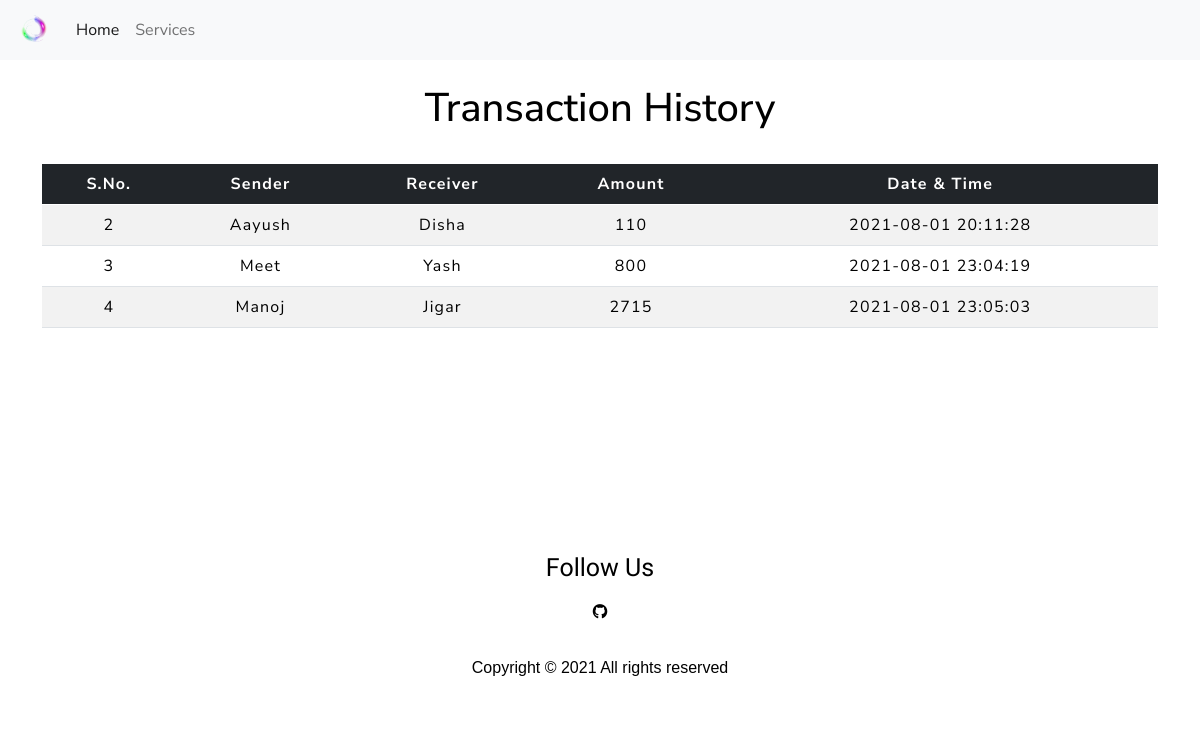
The page /transactionhistory.php on the database its author committed.
### tables this page shows
CREATE TABLE `transaction` (
  `sno` int(11) NOT NULL,
  `sender` varchar(25) NOT NULL,
  `receiver` varchar(25) NOT NULL,
  `balance` int(11) NOT NULL,
  `datetime` datetime NOT NULL DEFAULT current_timestamp()
);

### transactionhistory.php (the view, shortened to what this page needs)
<!doctype html>
<html lang="en">
  <head>
    <link href="https://cdn.jsdelivr.net/npm/bootstrap@5.0.0-beta1/dist/css/bootstrap.min.css" rel="stylesheet">
    <link rel="stylesheet" href="css/style.css">
<link rel="stylesheet" href="css/table.css">
  </head>
  <body>
  <nav class="navbar navbar-expand-lg navbar-light bg-light sticky-top">
    <div class="container-fluid">
      <a class="navbar-brand" href="index.php">
        <img src="images/logo.png" alt="logo" style="width:40px;">
      </a>
      <div class="collapse navbar-collapse" id="navbarSupportedContent">
        <ul class="navbar-nav me-auto mb-2 mb-lg-0">
          <li class="nav-item">
            <a class="nav-link active" aria-current="page" href=" index.php ">Home</a>
          </li>
          <li class="nav-item">
            <a class="nav-link" href="#services"> Services</a>
          </li>
        </ul>
      </div>
    </div>
  </nav>
  <div class="container">
        <h2 class="text-center pt-4" style="color : black;">Transaction History</h2>
       <br>
       <div class="table-responsive-sm">
    <table class="table table-hover table-striped">
        <thead style="color : white;" class="table-dark">
            <tr>
                <th class="text-center">S.No.</th>
                <th class="text-center">Sender</th>
                <th class="text-center">Receiver</th>
                <th class="text-center">Amount</th>
                <th class="text-center">Date & Time</th>
            </tr>
        </thead>
        <tbody>
        <?php
include 'config.php';
$sql ="select * from transaction";
$query =mysqli_query($conn, $sql);
while($rows = mysqli_fetch_assoc($query))
{
?>
<tr style="color : black;">
            <td class="py-2"><?php echo $rows['sno']; ?></td>
            <td class="py-2"><?php echo $rows['sender']; ?></td>
            <td class="py-2"><?php echo $rows['receiver']; ?></td>
            <td class="py-2"><?php echo $rows['balance']; ?> </td>
            <td class="py-2"><?php echo $rows['datetime']; ?> </td>
        <?php
            }
        ?>
        </tbody>
    </table>
    </div>
</div>
<footer style="margin-top:200px;">
    <div class="follow">
      <h3 style="color: black; font-family: 'Baloo Bhai 2', cursive; font-size: 25px;">Follow Us</h3>
      <div class="social">
        <a href="http://www.github.com">
          <i class="fa fa-github" aria-hidden="true"></i>
        </a>
      </div>
    </div>
    <p class="text-copy">
      Copyright &copy; 2021 All rights reserved
    </p>
  </footer>
  </body>
</html>

### css/style.css (style rules this page uses)
* { padding: 0px; margin: 0px; box-sizing: border-box; }
footer { display: flex; flex-direction: column; align-items: center; justify-content: center; text-align: center; font-family: sans-serif; margin: 0px; margin-top: 50px; padding-top: 25px; }
.text-copy { text-align: center; padding: 25px 0; font-family: sans-serif; display: flex; justify-content: center; color: #000000; background-color: #ffffff !important; margin: 0px; }
.social { margin-top: 10px; }
.social a { display: inline-block; text-align: center; padding: 8px; font-size: 15px; }
.social a i { color: black; }

### css/table.css (style rules this page uses)
* { padding: 0; margin: 0; box-sizing: border-box; font-family: Nunito Sans ; }
h2 { font-size: 40px; }
table { letter-spacing: 1.2px; }
td { text-align: center; }

### rows shown on the page
transaction: sno "2", sender "Aayush", receiver "Disha", balance "110", datetime "2021-08-01 20:11:28"
transaction: sno "3", sender "Meet", receiver "Yash", balance "800", datetime "2021-08-01 23:04:19"
transaction: sno "4", sender "Manoj", receiver "Jigar", balance "2715", datetime "2021-08-01 23:05:03"
